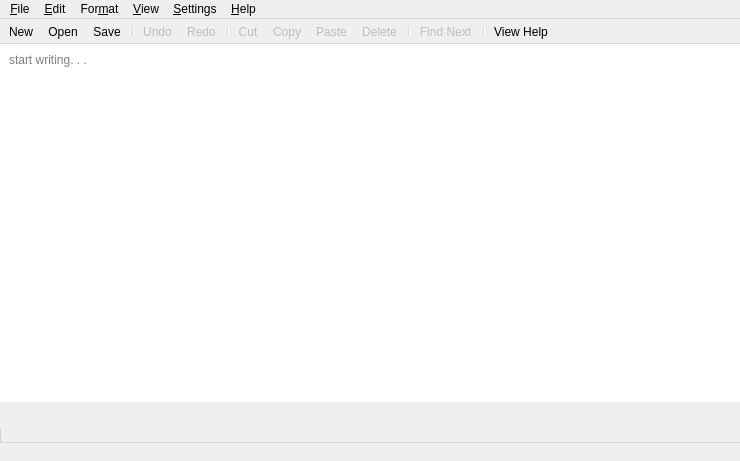
<?xml version="1.0" encoding="UTF-8"?>
<ui version="4.0">
 <class>TextPad</class>
 <widget class="QMainWindow" name="TextPad">
  <property name="geometry">
   <rect>
    <x>0</x>
    <y>0</y>
    <width>740</width>
    <height>461</height>
   </rect>
  </property>
  <property name="minimumSize">
   <size>
    <width>740</width>
    <height>461</height>
   </size>
  </property>
  <property name="windowTitle">
   <string>TextPad</string>
  </property>
  <property name="windowIcon">
   <iconset resource="resources.qrc">
    <normaloff>:/icon/resources/icons/icons8-hand-with-pen-128.png</normaloff>:/icon/resources/icons/icons8-hand-with-pen-128.png</iconset>
  </property>
  <property name="windowOpacity">
   <double>1.000000000000000</double>
  </property>
  <widget class="QWidget" name="centralWidget">
   <layout class="QGridLayout" name="gridLayout">
    <property name="leftMargin">
     <number>0</number>
    </property>
    <property name="topMargin">
     <number>0</number>
    </property>
    <property name="rightMargin">
     <number>0</number>
    </property>
    <property name="bottomMargin">
     <number>0</number>
    </property>
    <property name="spacing">
     <number>6</number>
    </property>
    <item row="0" column="0">
     <widget class="QTextEdit" name="editor">
      <property name="styleSheet">
       <string notr="true">padding: 5px 0 5px 5px;
border: 0 solid transparent;
background-color: rgb(255, 255, 255);</string>
      </property>
      <property name="html">
       <string>&lt;!DOCTYPE HTML PUBLIC &quot;-//W3C//DTD HTML 4.0//EN&quot; &quot;http://www.w3.org/TR/REC-html40/strict.dtd&quot;&gt;
&lt;html&gt;&lt;head&gt;&lt;meta name=&quot;qrichtext&quot; content=&quot;1&quot; /&gt;&lt;style type=&quot;text/css&quot;&gt;
p, li { white-space: pre-wrap; }
&lt;/style&gt;&lt;/head&gt;&lt;body style=&quot; font-family:'Sansation'; font-size:11pt; font-weight:400; font-style:normal;&quot;&gt;
&lt;p style=&quot;-qt-paragraph-type:empty; margin-top:0px; margin-bottom:0px; margin-left:0px; margin-right:0px; -qt-block-indent:0; text-indent:0px;&quot;&gt;&lt;br /&gt;&lt;/p&gt;&lt;/body&gt;&lt;/html&gt;</string>
      </property>
      <property name="placeholderText">
       <string>start writing. . .</string>
      </property>
     </widget>
    </item>
    <item row="1" column="0">
     <widget class="QLabel" name="editor_statusLbl">
      <property name="text">
       <string/>
      </property>
     </widget>
    </item>
    <item row="2" column="0">
     <widget class="QLabel" name="noteStateLbl">
      <property name="styleSheet">
       <string notr="true">padding: 0 10px;
border-left: 1px solid #d4d4d4;
background-color: transparent;</string>
      </property>
      <property name="text">
       <string/>
      </property>
     </widget>
    </item>
   </layout>
  </widget>
  <widget class="QMenuBar" name="menuBar">
   <property name="geometry">
    <rect>
     <x>0</x>
     <y>0</y>
     <width>740</width>
     <height>23</height>
    </rect>
   </property>
   <widget class="QMenu" name="menuFile">
    <property name="title">
     <string>&amp;File</string>
    </property>
    <addaction name="actionNew"/>
    <addaction name="actionOpen"/>
    <addaction name="separator"/>
    <addaction name="actionSave"/>
    <addaction name="actionSave_As"/>
    <addaction name="separator"/>
    <addaction name="actionPage_Setup"/>
    <addaction name="actionPrint"/>
    <addaction name="separator"/>
    <addaction name="actionExit"/>
   </widget>
   <widget class="QMenu" name="menuEdit">
    <property name="title">
     <string>&amp;Edit</string>
    </property>
    <addaction name="actionUndo"/>
    <addaction name="actionRedo"/>
    <addaction name="separator"/>
    <addaction name="actionCut"/>
    <addaction name="actionCopy"/>
    <addaction name="actionPaste"/>
    <addaction name="actionDelete"/>
    <addaction name="separator"/>
    <addaction name="actionFind"/>
    <addaction name="actionFind_Next"/>
    <addaction name="actionReplace"/>
    <addaction name="actionGo_To"/>
    <addaction name="separator"/>
    <addaction name="actionSelect_All"/>
    <addaction name="actionTime_Date"/>
   </widget>
   <widget class="QMenu" name="menuFormat">
    <property name="title">
     <string>For&amp;mat</string>
    </property>
    <addaction name="actionWord_Wrap"/>
    <addaction name="actionFont"/>
   </widget>
   <widget class="QMenu" name="menuView">
    <property name="title">
     <string>&amp;View</string>
    </property>
    <addaction name="actionStatus_Bar"/>
   </widget>
   <widget class="QMenu" name="menuHelp">
    <property name="title">
     <string>&amp;Help</string>
    </property>
    <addaction name="actionView_Help"/>
    <addaction name="separator"/>
    <addaction name="actionAbout_Textpad"/>
   </widget>
   <widget class="QMenu" name="menuSettings">
    <property name="title">
     <string>&amp;Settings</string>
    </property>
    <widget class="QMenu" name="menuEditor">
     <property name="title">
      <string>&amp;Editor</string>
     </property>
     <widget class="QMenu" name="menuTheme">
      <property name="title">
       <string>&amp;Theme</string>
      </property>
      <addaction name="actionTheme_Default"/>
      <addaction name="actionTextpad_Dark"/>
     </widget>
     <addaction name="menuTheme"/>
    </widget>
    <addaction name="menuEditor"/>
   </widget>
   <addaction name="menuFile"/>
   <addaction name="menuEdit"/>
   <addaction name="menuFormat"/>
   <addaction name="menuView"/>
   <addaction name="menuSettings"/>
   <addaction name="menuHelp"/>
  </widget>
  <widget class="QToolBar" name="mainToolBar">
   <property name="styleSheet">
    <string notr="true">border-bottom: 1px solid #d7d7d7;</string>
   </property>
   <property name="movable">
    <bool>false</bool>
   </property>
   <attribute name="toolBarArea">
    <enum>TopToolBarArea</enum>
   </attribute>
   <attribute name="toolBarBreak">
    <bool>false</bool>
   </attribute>
   <addaction name="actionNew"/>
   <addaction name="actionOpen"/>
   <addaction name="actionSave"/>
   <addaction name="separator"/>
   <addaction name="actionUndo"/>
   <addaction name="actionRedo"/>
   <addaction name="separator"/>
   <addaction name="actionCut"/>
   <addaction name="actionCopy"/>
   <addaction name="actionPaste"/>
   <addaction name="actionDelete"/>
   <addaction name="separator"/>
   <addaction name="actionFind_Next"/>
   <addaction name="separator"/>
   <addaction name="actionView_Help"/>
  </widget>
  <widget class="QStatusBar" name="statusBar">
   <property name="sizePolicy">
    <sizepolicy hsizetype="Preferred" vsizetype="Fixed">
     <horstretch>0</horstretch>
     <verstretch>0</verstretch>
    </sizepolicy>
   </property>
   <property name="maximumSize">
    <size>
     <width>16777215</width>
     <height>23</height>
    </size>
   </property>
   <property name="styleSheet">
    <string notr="true">QStatusBar {
	border-top: 1px solid #d7d7d7;
}</string>
   </property>
   <property name="sizeGripEnabled">
    <bool>false</bool>
   </property>
  </widget>
  <action name="actionNew">
   <property name="checkable">
    <bool>false</bool>
   </property>
   <property name="checked">
    <bool>false</bool>
   </property>
   <property name="icon">
    <iconset resource="resources.qrc">
     <normaloff>:/icon/resources/icons/icons8-add-64.png</normaloff>:/icon/resources/icons/icons8-add-64.png</iconset>
   </property>
   <property name="text">
    <string>&amp;New</string>
   </property>
   <property name="shortcut">
    <string>Ctrl+N</string>
   </property>
  </action>
  <action name="actionOpen">
   <property name="icon">
    <iconset resource="resources.qrc">
     <normaloff>:/icon/resources/icons/icons8-opened-folder-64.png</normaloff>:/icon/resources/icons/icons8-opened-folder-64.png</iconset>
   </property>
   <property name="text">
    <string>&amp;Open</string>
   </property>
   <property name="shortcut">
    <string>Ctrl+O</string>
   </property>
  </action>
  <action name="actionSave">
   <property name="icon">
    <iconset resource="resources.qrc">
     <normaloff>:/icon/resources/icons/icons8-save-as-64.png</normaloff>:/icon/resources/icons/icons8-save-as-64.png</iconset>
   </property>
   <property name="text">
    <string>&amp;Save</string>
   </property>
   <property name="shortcut">
    <string>Ctrl+S</string>
   </property>
  </action>
  <action name="actionSave_As">
   <property name="text">
    <string>Save &amp;As</string>
   </property>
   <property name="shortcut">
    <string>Ctrl+Shift+S</string>
   </property>
  </action>
  <action name="actionPrint">
   <property name="icon">
    <iconset resource="resources.qrc">
     <normaloff>:/icon/resources/icons/icons8-send-to-printer-80(1).png</normaloff>:/icon/resources/icons/icons8-send-to-printer-80(1).png</iconset>
   </property>
   <property name="text">
    <string>&amp;Print</string>
   </property>
   <property name="shortcut">
    <string>Ctrl+P</string>
   </property>
  </action>
  <action name="actionPage_Setup">
   <property name="icon">
    <iconset resource="resources.qrc">
     <normaloff>:/icon/resources/icons/icons8-page-64.png</normaloff>:/icon/resources/icons/icons8-page-64.png</iconset>
   </property>
   <property name="text">
    <string>Pa&amp;ge Setup</string>
   </property>
  </action>
  <action name="actionExit">
   <property name="icon">
    <iconset resource="resources.qrc">
     <normaloff>:/icon/unsaved2</normaloff>:/icon/unsaved2</iconset>
   </property>
   <property name="text">
    <string>E&amp;xit</string>
   </property>
   <property name="shortcut">
    <string>Ctrl+Q</string>
   </property>
  </action>
  <action name="actionUndo">
   <property name="enabled">
    <bool>false</bool>
   </property>
   <property name="icon">
    <iconset resource="resources.qrc">
     <normaloff>:/icon/resources/icons/icons8-undo-80.png</normaloff>:/icon/resources/icons/icons8-undo-80.png</iconset>
   </property>
   <property name="text">
    <string>&amp;Undo</string>
   </property>
   <property name="shortcut">
    <string>Ctrl+Z</string>
   </property>
  </action>
  <action name="actionCut">
   <property name="enabled">
    <bool>false</bool>
   </property>
   <property name="icon">
    <iconset resource="resources.qrc">
     <normaloff>:/icon/resources/icons/icons8-cut-80.png</normaloff>:/icon/resources/icons/icons8-cut-80.png</iconset>
   </property>
   <property name="text">
    <string>Cu&amp;t</string>
   </property>
   <property name="shortcut">
    <string>Ctrl+X</string>
   </property>
  </action>
  <action name="actionCopy">
   <property name="enabled">
    <bool>false</bool>
   </property>
   <property name="icon">
    <iconset resource="resources.qrc">
     <normaloff>:/icon/resources/icons/icons8-copy-64.png</normaloff>:/icon/resources/icons/icons8-copy-64.png</iconset>
   </property>
   <property name="text">
    <string>&amp;Copy</string>
   </property>
   <property name="shortcut">
    <string>Ctrl+C</string>
   </property>
  </action>
  <action name="actionPaste">
   <property name="enabled">
    <bool>false</bool>
   </property>
   <property name="icon">
    <iconset resource="resources.qrc">
     <normaloff>:/icon/resources/icons/icons8-paste-64.png</normaloff>:/icon/resources/icons/icons8-paste-64.png</iconset>
   </property>
   <property name="text">
    <string>&amp;Paste</string>
   </property>
   <property name="shortcut">
    <string>Ctrl+V</string>
   </property>
  </action>
  <action name="actionDelete">
   <property name="enabled">
    <bool>false</bool>
   </property>
   <property name="icon">
    <iconset resource="resources.qrc">
     <normaloff>:/icon/resources/icons/icons8-delete-64.png</normaloff>:/icon/resources/icons/icons8-delete-64.png</iconset>
   </property>
   <property name="text">
    <string>&amp;Delete</string>
   </property>
   <property name="shortcut">
    <string>Del</string>
   </property>
  </action>
  <action name="actionFind">
   <property name="enabled">
    <bool>false</bool>
   </property>
   <property name="icon">
    <iconset resource="resources.qrc">
     <normaloff>:/icon/resources/icons/icons8-find-64.png</normaloff>:/icon/resources/icons/icons8-find-64.png</iconset>
   </property>
   <property name="text">
    <string>&amp;Find</string>
   </property>
   <property name="shortcut">
    <string>Ctrl+F</string>
   </property>
  </action>
  <action name="actionFind_Next">
   <property name="enabled">
    <bool>false</bool>
   </property>
   <property name="icon">
    <iconset resource="resources.qrc">
     <normaloff>:/icon/resources/icons/icons8-binoculars-64.png</normaloff>:/icon/resources/icons/icons8-binoculars-64.png</iconset>
   </property>
   <property name="text">
    <string>Find &amp;Next</string>
   </property>
   <property name="shortcut">
    <string>F3</string>
   </property>
  </action>
  <action name="actionReplace">
   <property name="enabled">
    <bool>false</bool>
   </property>
   <property name="icon">
    <iconset resource="resources.qrc">
     <normaloff>:/icon/resources/icons/icons8-replace-96.png</normaloff>:/icon/resources/icons/icons8-replace-96.png</iconset>
   </property>
   <property name="text">
    <string>Rep&amp;lace</string>
   </property>
   <property name="shortcut">
    <string>Ctrl+H</string>
   </property>
  </action>
  <action name="actionGo_To">
   <property name="enabled">
    <bool>false</bool>
   </property>
   <property name="icon">
    <iconset resource="resources.qrc">
     <normaloff>:/icon/resources/icons/icons8-linking-80.png</normaloff>:/icon/resources/icons/icons8-linking-80.png</iconset>
   </property>
   <property name="text">
    <string>&amp;Go To</string>
   </property>
   <property name="shortcut">
    <string>Ctrl+G</string>
   </property>
  </action>
  <action name="actionSelect_All">
   <property name="enabled">
    <bool>false</bool>
   </property>
   <property name="icon">
    <iconset resource="resources.qrc">
     <normaloff>:/icon/resources/icons/icons8-checked-64.png</normaloff>:/icon/resources/icons/icons8-checked-64.png</iconset>
   </property>
   <property name="text">
    <string>Select &amp;All</string>
   </property>
   <property name="shortcut">
    <string>Ctrl+A</string>
   </property>
  </action>
  <action name="actionTime_Date">
   <property name="icon">
    <iconset resource="resources.qrc">
     <normaloff>:/icon/resources/icons/icons8-calendar-64.png</normaloff>:/icon/resources/icons/icons8-calendar-64.png</iconset>
   </property>
   <property name="text">
    <string>Ti&amp;me/Date</string>
   </property>
   <property name="shortcut">
    <string>F5</string>
   </property>
  </action>
  <action name="actionWord_Wrap">
   <property name="checkable">
    <bool>true</bool>
   </property>
   <property name="checked">
    <bool>false</bool>
   </property>
   <property name="icon">
    <iconset resource="resources.qrc">
     <normaloff>:/icon/resources/icons/icons8-word-wrap-96.png</normaloff>:/icon/resources/icons/icons8-word-wrap-96.png</iconset>
   </property>
   <property name="text">
    <string>&amp;Word Wrap</string>
   </property>
  </action>
  <action name="actionFont">
   <property name="icon">
    <iconset resource="resources.qrc">
     <normaloff>:/icon/resources/icons/icons8-type-80.png</normaloff>:/icon/resources/icons/icons8-type-80.png</iconset>
   </property>
   <property name="text">
    <string>&amp;Font</string>
   </property>
  </action>
  <action name="actionStatus_Bar">
   <property name="checkable">
    <bool>true</bool>
   </property>
   <property name="checked">
    <bool>false</bool>
   </property>
   <property name="text">
    <string>Status &amp;Bar</string>
   </property>
  </action>
  <action name="actionView_Help">
   <property name="icon">
    <iconset resource="resources.qrc">
     <normaloff>:/icon/resources/icons/icons8-help-80.png</normaloff>:/icon/resources/icons/icons8-help-80.png</iconset>
   </property>
   <property name="text">
    <string>&amp;View Help</string>
   </property>
   <property name="shortcut">
    <string>F1</string>
   </property>
  </action>
  <action name="actionAbout_Textpad">
   <property name="icon">
    <iconset resource="resources.qrc">
     <normaloff>:/icon/resources/icons/icons8-about-96.png</normaloff>:/icon/resources/icons/icons8-about-96.png</iconset>
   </property>
   <property name="text">
    <string>&amp;About Textpad</string>
   </property>
   <property name="shortcut">
    <string>Shift+F1</string>
   </property>
  </action>
  <action name="actionRedo">
   <property name="enabled">
    <bool>false</bool>
   </property>
   <property name="icon">
    <iconset resource="resources.qrc">
     <normaloff>:/icon/resources/icons/icons8-redo-80.png</normaloff>:/icon/resources/icons/icons8-redo-80.png</iconset>
   </property>
   <property name="text">
    <string>&amp;Redo</string>
   </property>
   <property name="shortcut">
    <string>Ctrl+Y</string>
   </property>
  </action>
  <action name="actionTheme_Default">
   <property name="checkable">
    <bool>true</bool>
   </property>
   <property name="checked">
    <bool>true</bool>
   </property>
   <property name="text">
    <string>&amp;Default</string>
   </property>
  </action>
  <action name="actionTextpad_Dark">
   <property name="checkable">
    <bool>true</bool>
   </property>
   <property name="text">
    <string>Textpad Dar&amp;k</string>
   </property>
  </action>
 </widget>
 <layoutdefault spacing="6" margin="11"/>
 <resources>
  <include location="resources.qrc"/>
 </resources>
 <connections/>
</ui>
